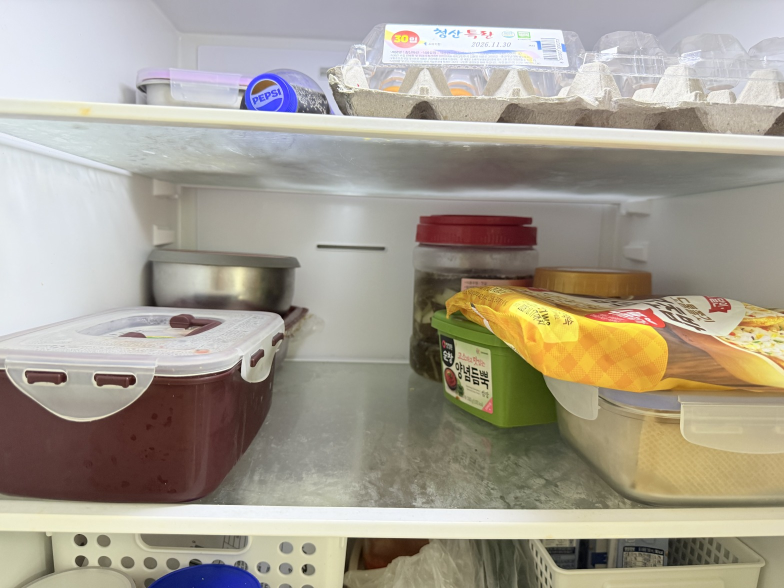
#> input picture web/samples/change/before.jpg, 1568 x 1176 px (shown at 1/2 size)
$ python -i opening.py   (imports and definitions only)   (older library calls are emulated)
#> lines starting #> are read from the running program, lines starting #| are printed output that depends on the picture; after the words box and inside, x2 and y2 are one past the last pixel; in counts of white or black regions, pixels touching at a corner belong together
### verifier/gate.py
"""Photo gate: is this photo worth sending to a vision model at all?

Measures are taken at a fixed long edge, because Laplacian variance depends on resolution. Thresholds sit
just outside the range of 12 good shelf photos (Glass Pantry bake-off, 2026-10-01): good photos measured
lapvar 119-1,321, anisotropy 0.44-0.98, mean 148-175, clipped-white 0.2-2.1%. They were set on those same
photos, so they are a starting point, not a validated gate.
"""

from dataclasses import dataclass, asdict

import cv2
import numpy as np

LONG = 1568

BLURRY_LAPVAR = 95.0  # Laplacian variance below this: out of focus
SHAKE_ANISO = 0.26  # weaker / stronger gradient direction below this: smeared one way (hand shake)
DARK_MEAN = 89.0  # mean grey level below this: too dark to read labels
BLOWN_PCT = 8.4  # share of pixels at white above this: glare or overexposed


@dataclass(frozen=True)
class GateResult:
    passed: bool
    reasons: list[str]  # empty when passed; codes: blurry, shake, dark, blown
    lapvar: float
    aniso: float
    mean: float
    clip_hi_pct: float

    def to_dict(self) -> dict:
        return asdict(self)


def grey_at_long_edge(img: np.ndarray, long: int = LONG) -> np.ndarray:
    g = img if img.ndim == 2 else cv2.cvtColor(img, cv2.COLOR_BGR2GRAY)
    s = long / max(g.shape)
    if s != 1:
        g = cv2.resize(g, None, fx=s, fy=s, interpolation=cv2.INTER_AREA)
    return g


# [18 lines left out: function check, not called in this run]

### verifier/opening.py
"""Straighten a compartment photo to a front view of its opening, with OpenCV suggestions a person confirms.

Plan v4 R3 (step 3). OpenCV *suggests* four opening corners and shelf-edge snap targets; it never accepts an
opening or moves a line by itself. A numerically valid quadrilateral only says the warp is well-posed, not that
it is the opening: the person confirms the corners. Positions are schematic (0-1 of the warped view), never mm.
"""

import math
from dataclasses import dataclass

import cv2
import numpy as np

from .planes import BIN, SNAP_MIN, WINDOW, row_profile, segments
from .gate import grey_at_long_edge

MIN_AREA = 0.15  # quad area / photo area
ANGLE = (55.0, 125.0)  # every interior angle, degrees
MAX_SIDE_RATIO = 2.5  # opposite sides
OUT_LONG = 1568  # warped image long edge, the model's frame size
MARGIN = 0.08  # inner-margin fallback, fraction of each side
PROPOSE_LONG = 800  # contour search scale


# [41 lines left out: functions order, validate, not called in this run]


def fallback(w: int, h: int) -> np.ndarray:
    m, n = MARGIN * w, MARGIN * h
    return np.array([[m, n], [w - m, n], [w - m, h - n], [m, h - n]])


def propose(img: np.ndarray, alive=None) -> np.ndarray | None:
    """A suggested opening quad in img pixels, or None. Largest convex 4-point contour that validates. `alive()`
    returning False (the request's time is up) stops the search with no suggestion."""
    h, w = img.shape[:2]
    g = grey_at_long_edge(img, PROPOSE_LONG)
    s = w / g.shape[1]
    e = cv2.dilate(cv2.Canny(cv2.GaussianBlur(g, (5, 5), 0), 40, 120), np.ones((3, 3), np.uint8))
    best, best_area = None, 0.0
    for c in cv2.findContours(e, cv2.RETR_LIST, cv2.CHAIN_APPROX_SIMPLE)[0]:
        if alive is not None and not alive():
            return None
        hull = cv2.convexHull(c)
        a = cv2.contourArea(hull)
        if a < MIN_AREA * g.shape[0] * g.shape[1] or a <= best_area:
            continue
        ap = cv2.approxPolyDP(hull, 0.03 * cv2.arcLength(hull, True), True)
        if len(ap) != 4:
            continue
        q = order(ap.reshape(4, 2) * s)
        if validate(q, w, h) is None:
            best, best_area = q, a
    return best


# [5 lines left out: function out_size, not called in this run]


@dataclass(frozen=True)
class Warp:
    image: np.ndarray
    matrix: np.ndarray  # source pixels -> warped pixels, 3x3


# [23 lines left out: functions warp, snap_targets, not called in this run]

>>> import cv2
>>> picture = cv2.imread('../web/samples/change/before.jpg')
#> picture is the input picture: shape (1176, 1568, 3); mean B, G, R 145.1, 158.5, 165.3
>>> result = propose(picture)
#> in grey_at_long_edge, `g = img if img.ndim == 2 else cv2.cvtColor(img, cv2.COLOR_BGR2GRAY)`:
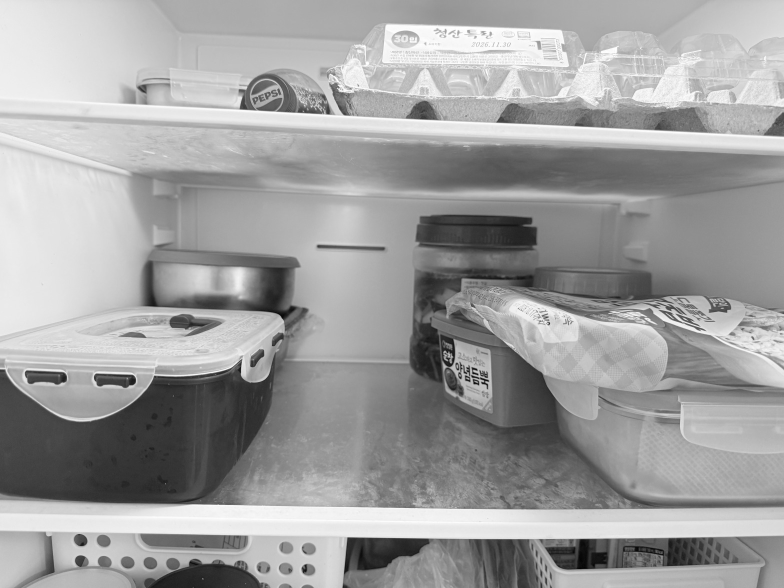
#> g: shape (1176, 1568) (shown at 1/2 size); min 0, max 255, mean 159
#> in grey_at_long_edge, `g = cv2.resize(g, None, fx=s, fy=s, interpolation=cv2.INTER_AREA)`:
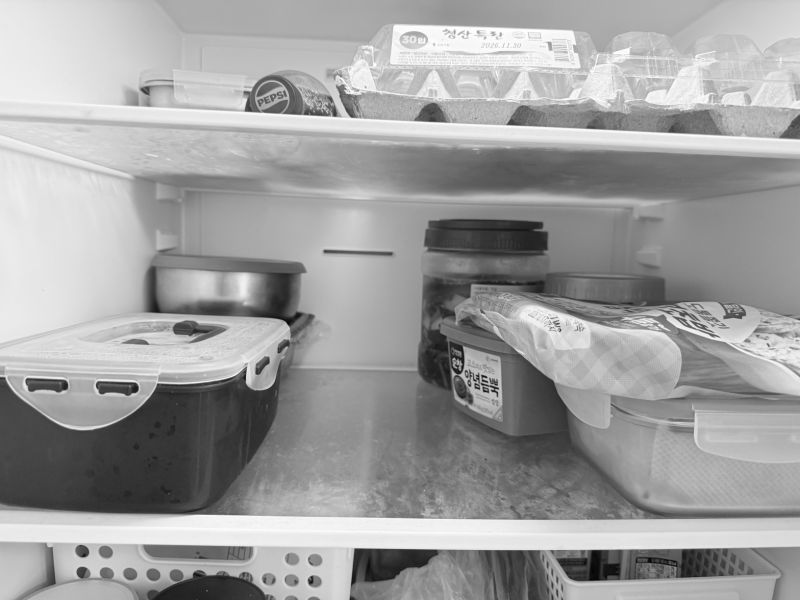
#> g: shape (600, 800); min 3, max 255, mean 159
#> in propose, `e = cv2.dilate(cv2.Canny(cv2.GaussianBlur(g, (5, 5), 0), 40, 120), np...`:
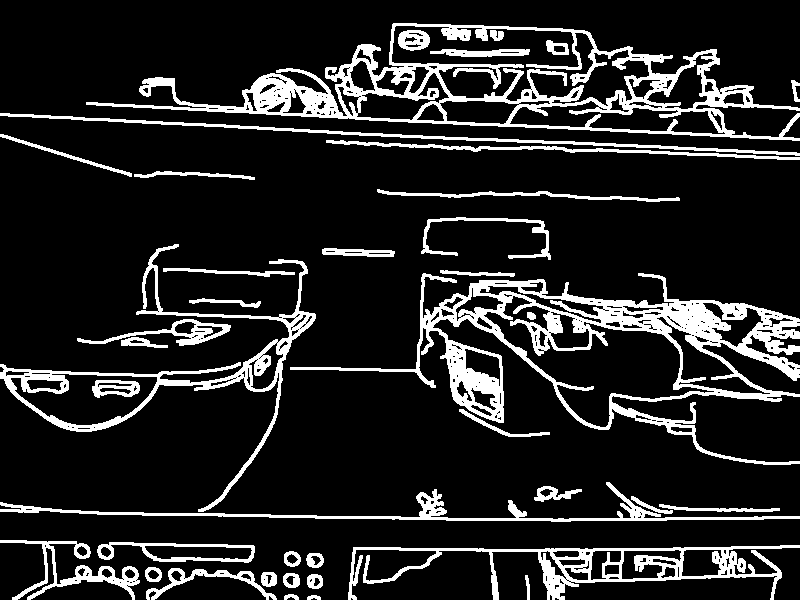
#> e: shape (600, 800); 14.2% white; 40 white regions, largest, box (x1, y1, x2, y2) and area: (290, 273, 800, 465) 17966, (86, 23, 800, 141) 16451, (0, 244, 316, 512) 6399
#> the loop in propose, `for c in cv2.findContours(e, cv2.RETR_LIST, cv2.CHAIN_APPROX_SIMPLE)[0]:` made 419 passes
#> a on passes 1 to 3: 46, 61.5, 18
